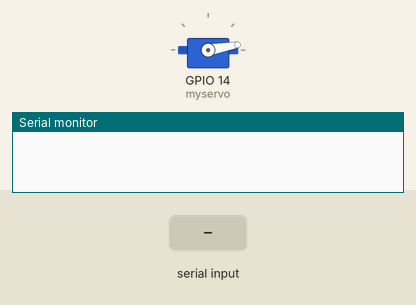
Simulated run of this sketch. Board: ESP32. On the bench: servo, the last lines printed to the serial monitor. The inputs (shaded band) are chosen by the test bench.

Above: at 1.2 s.
1.3 s: "90,45\n" received over Serial
At 1.7 s:
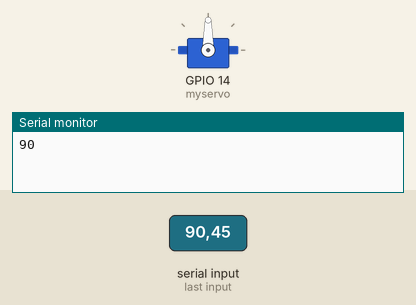
At 11.7 s:
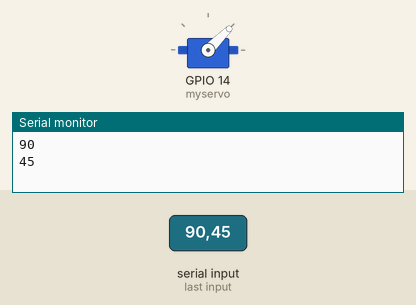
Timing chart, 0 to 12.8 s (numbered marks = the images above; inputs shaded):
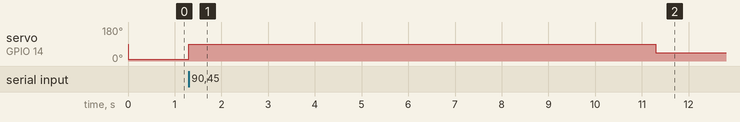

The sketch:

ESC_MOTOR_TEST.ino
```cpp
#include <ESP32Servo.h>  // Use the ESP32-specific Servo library

Servo myservo;  // Create a Servo object

void setup() {
  Serial.begin(9600);  // Start the Serial communication at 9600 baud
  myservo.attach(14);  // Attach the servo to GPIO pin 14 (change this pin if needed)
  delay(1);  // Short delay to ensure everything initializes
  myservo.write(10);  // Move the servo to 10 degrees
  //delay(1000);  // Wait for 5 seconds
}

void loop() {
  while (Serial.available() > 0)
  {
    int val = Serial.parseInt();  // Read the integer value from Serial input
    Serial.println(val);  // Print the value to the Serial Monitor
    myservo.write(val);  // Move the servo to the specified angle
    delay(10000);
  }
}
```

Measured:
- after the input at 1.3 s, servo on GPIO 14 (myservo): 10° → 90° at once, → 45° 10.0 s later
